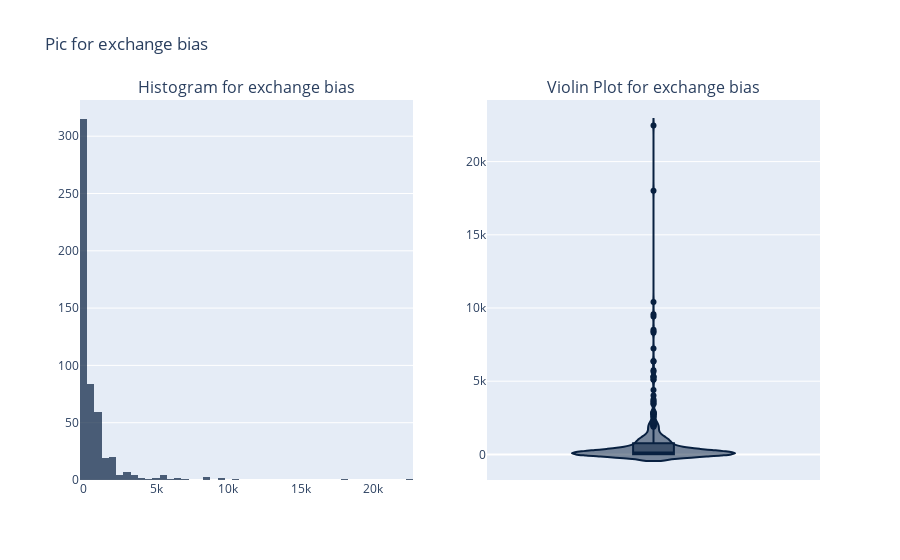

Source (notebook cell):
### Code cell
#Построим график распределения целевой переменной
fig = make_subplots(rows=1, cols=2, subplot_titles=['Histogram for exchange bias', 'Violin Plot for exchange bias'])

# Histogram
hist_fig = px.histogram(df, x="exc_bias_oe", nbins = 60,
                 color_discrete_sequence = colors,
                 opacity = 0.7)

fig.add_trace(hist_fig['data'][0], row=1, col=1) # Adding a graph indicating the location

# Violin plot
violin_fig = px.violin(df, y="exc_bias_oe", color_discrete_sequence = colors, box = True)
fig.add_trace(violin_fig['data'][0], row=1, col=2) # Adding a graph indicating the location

# Setting up the layout
fig.update_layout(showlegend=False, title_text="Pic for exchange bias")

# Graph display
display(fig)

### Figure 1 — Plotly figure (JSON) as saved in the notebook; plotly's stock layout.template omitted (floating-point values rounded to 4 significant figures; data arrays with more than 128 entries replaced by an {"elided": "..."} marker saying what was removed)
{"data": [{"alignmentgroup": "True", "bingroup": "x", "hovertemplate": "exc_bias_oe=%{x}<br>count=%{y}<extra></extra>", "legendgroup": "", "marker": {"color": "#082040", "opacity": 0.7, "pattern": {"shape": ""}}, "name": "", "nbinsx": 60, "offsetgroup": "", "orientation": "v", "showlegend": false, "type": "histogram", "x": {"elided": "533 float values"}, "xaxis": "x", "yaxis": "y"}, {"alignmentgroup": "True", "box": {"visible": true}, "hovertemplate": "exc_bias_oe=%{y}<extra></extra>", "legendgroup": "", "marker": {"color": "#082040"}, "name": "", "offsetgroup": "", "orientation": "v", "scalegroup": "True", "showlegend": false, "type": "violin", "x0": " ", "xaxis": "x2", "y": {"elided": "533 float values"}, "y0": " ", "yaxis": "y2"}], "layout": {"annotations": [{"font": {"size": 16}, "showarrow": false, "text": "Histogram for exchange bias", "x": 0.225, "xanchor": "center", "xref": "paper", "y": 1, "yanchor": "bottom", "yref": "paper"}, {"font": {"size": 16}, "showarrow": false, "text": "Violin Plot for exchange bias", "x": 0.775, "xanchor": "center", "xref": "paper", "y": 1, "yanchor": "bottom", "yref": "paper"}], "showlegend": false, "title": {"text": "Pic for exchange bias"}, "xaxis": {"anchor": "y", "domain": [0, 0.45]}, "xaxis2": {"anchor": "y2", "domain": [0.55, 1]}, "yaxis": {"anchor": "x", "domain": [0, 1]}, "yaxis2": {"anchor": "x2", "domain": [0, 1]}}}
